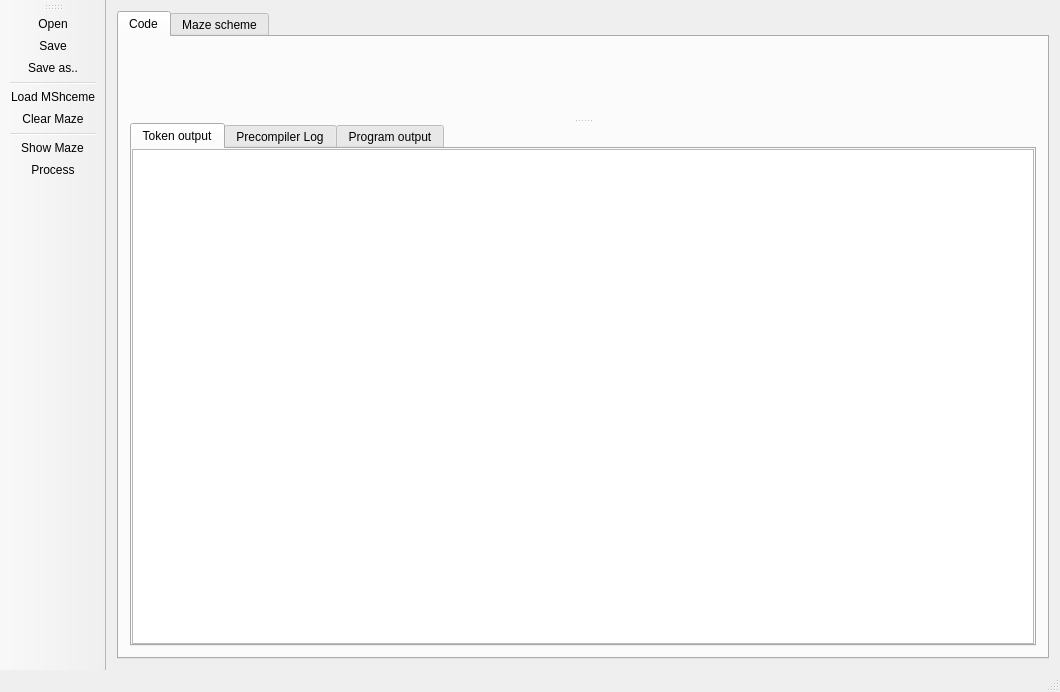
<?xml version="1.0" encoding="UTF-8"?>
<ui version="4.0">
 <class>MainWindow</class>
 <widget class="QMainWindow" name="MainWindow">
  <property name="geometry">
   <rect>
    <x>0</x>
    <y>0</y>
    <width>1060</width>
    <height>692</height>
   </rect>
  </property>
  <property name="sizePolicy">
   <sizepolicy hsizetype="Maximum" vsizetype="Maximum">
    <horstretch>0</horstretch>
    <verstretch>0</verstretch>
   </sizepolicy>
  </property>
  <property name="windowTitle">
   <string>MainWindow</string>
  </property>
  <property name="layoutDirection">
   <enum>Qt::LeftToRight</enum>
  </property>
  <property name="documentMode">
   <bool>true</bool>
  </property>
  <widget class="QWidget" name="centralWidget">
   <property name="sizePolicy">
    <sizepolicy hsizetype="Maximum" vsizetype="Maximum">
     <horstretch>0</horstretch>
     <verstretch>0</verstretch>
    </sizepolicy>
   </property>
   <layout class="QHBoxLayout" name="horizontalLayout_2">
    <item>
     <widget class="QTabWidget" name="tabWidget_2">
      <property name="currentIndex">
       <number>0</number>
      </property>
      <widget class="QWidget" name="codeTab">
       <attribute name="title">
        <string>Code</string>
       </attribute>
       <layout class="QVBoxLayout" name="verticalLayout_2">
        <item>
         <widget class="QSplitter" name="splitter">
          <property name="orientation">
           <enum>Qt::Vertical</enum>
          </property>
          <property name="childrenCollapsible">
           <bool>false</bool>
          </property>
          <widget class="RLCodeBrowser" name="codeBrowser" native="true">
           <property name="sizePolicy">
            <sizepolicy hsizetype="Expanding" vsizetype="Expanding">
             <horstretch>0</horstretch>
             <verstretch>0</verstretch>
            </sizepolicy>
           </property>
           <property name="styleSheet">
            <string notr="true"/>
           </property>
          </widget>
          <widget class="QTabWidget" name="tabWidget">
           <property name="sizePolicy">
            <sizepolicy hsizetype="Expanding" vsizetype="Expanding">
             <horstretch>0</horstretch>
             <verstretch>0</verstretch>
            </sizepolicy>
           </property>
           <property name="focusPolicy">
            <enum>Qt::NoFocus</enum>
           </property>
           <property name="currentIndex">
            <number>0</number>
           </property>
           <property name="movable">
            <bool>true</bool>
           </property>
           <widget class="QWidget" name="tokenOutputTab">
            <property name="enabled">
             <bool>true</bool>
            </property>
            <property name="sizePolicy">
             <sizepolicy hsizetype="Expanding" vsizetype="Expanding">
              <horstretch>0</horstretch>
              <verstretch>0</verstretch>
             </sizepolicy>
            </property>
            <attribute name="title">
             <string>Token output</string>
            </attribute>
            <layout class="QHBoxLayout" name="horizontalLayout">
             <property name="leftMargin">
              <number>0</number>
             </property>
             <property name="topMargin">
              <number>0</number>
             </property>
             <property name="rightMargin">
              <number>0</number>
             </property>
             <property name="bottomMargin">
              <number>0</number>
             </property>
             <item>
              <widget class="QTextEdit" name="tokenOutput">
               <property name="maximumSize">
                <size>
                 <width>16777215</width>
                 <height>16777215</height>
                </size>
               </property>
               <property name="focusPolicy">
                <enum>Qt::ClickFocus</enum>
               </property>
               <property name="styleSheet">
                <string notr="true">font: 11pt &quot;Ubuntu Mono&quot;;</string>
               </property>
              </widget>
             </item>
            </layout>
           </widget>
           <widget class="QWidget" name="precompilerOutputTab">
            <property name="sizePolicy">
             <sizepolicy hsizetype="Expanding" vsizetype="Expanding">
              <horstretch>0</horstretch>
              <verstretch>0</verstretch>
             </sizepolicy>
            </property>
            <property name="styleSheet">
             <string notr="true"/>
            </property>
            <attribute name="title">
             <string>Precompiler Log</string>
            </attribute>
            <layout class="QVBoxLayout" name="verticalLayout">
             <property name="spacing">
              <number>0</number>
             </property>
             <property name="sizeConstraint">
              <enum>QLayout::SetMinimumSize</enum>
             </property>
             <property name="leftMargin">
              <number>0</number>
             </property>
             <property name="topMargin">
              <number>0</number>
             </property>
             <property name="rightMargin">
              <number>0</number>
             </property>
             <property name="bottomMargin">
              <number>0</number>
             </property>
             <item>
              <widget class="QTextBrowser" name="precompilerOutput">
               <property name="maximumSize">
                <size>
                 <width>16777215</width>
                 <height>16777215</height>
                </size>
               </property>
               <property name="focusPolicy">
                <enum>Qt::ClickFocus</enum>
               </property>
               <property name="styleSheet">
                <string notr="true">font: 11pt &quot;Ubuntu Mono&quot;;</string>
               </property>
               <property name="readOnly">
                <bool>true</bool>
               </property>
              </widget>
             </item>
            </layout>
           </widget>
           <widget class="QWidget" name="programOutputTab">
            <property name="sizePolicy">
             <sizepolicy hsizetype="Expanding" vsizetype="Expanding">
              <horstretch>0</horstretch>
              <verstretch>0</verstretch>
             </sizepolicy>
            </property>
            <attribute name="title">
             <string>Program output</string>
            </attribute>
            <layout class="QHBoxLayout" name="horizontalLayout_3">
             <property name="leftMargin">
              <number>0</number>
             </property>
             <property name="topMargin">
              <number>0</number>
             </property>
             <property name="rightMargin">
              <number>0</number>
             </property>
             <property name="bottomMargin">
              <number>0</number>
             </property>
             <item>
              <widget class="QTextBrowser" name="applicationOutput">
               <property name="maximumSize">
                <size>
                 <width>16777215</width>
                 <height>16777215</height>
                </size>
               </property>
               <property name="focusPolicy">
                <enum>Qt::ClickFocus</enum>
               </property>
               <property name="styleSheet">
                <string notr="true">font: 11pt &quot;Ubuntu Mono&quot;;</string>
               </property>
               <property name="readOnly">
                <bool>false</bool>
               </property>
              </widget>
             </item>
            </layout>
           </widget>
          </widget>
         </widget>
        </item>
       </layout>
      </widget>
      <widget class="QWidget" name="mazeTab">
       <attribute name="title">
        <string>Maze scheme</string>
       </attribute>
       <layout class="QHBoxLayout" name="horizontalLayout_4">
        <item>
         <widget class="QScrollArea" name="scrollArea">
          <property name="widgetResizable">
           <bool>true</bool>
          </property>
          <widget class="QWidget" name="scrollAreaWidgetContents">
           <property name="geometry">
            <rect>
             <x>0</x>
             <y>0</y>
             <width>897</width>
             <height>564</height>
            </rect>
           </property>
           <layout class="QHBoxLayout" name="horizontalLayout_5">
            <property name="spacing">
             <number>0</number>
            </property>
            <property name="leftMargin">
             <number>0</number>
            </property>
            <property name="topMargin">
             <number>0</number>
            </property>
            <property name="rightMargin">
             <number>0</number>
            </property>
            <property name="bottomMargin">
             <number>0</number>
            </property>
            <item>
             <widget class="QLabel" name="mazeScheme">
              <property name="styleSheet">
               <string notr="true">background-color: rgb(255, 255, 255)</string>
              </property>
              <property name="frameShape">
               <enum>QFrame::NoFrame</enum>
              </property>
              <property name="text">
               <string/>
              </property>
              <property name="alignment">
               <set>Qt::AlignCenter</set>
              </property>
             </widget>
            </item>
           </layout>
          </widget>
         </widget>
        </item>
       </layout>
      </widget>
     </widget>
    </item>
   </layout>
  </widget>
  <widget class="QMenuBar" name="menuBar">
   <property name="geometry">
    <rect>
     <x>0</x>
     <y>0</y>
     <width>1060</width>
     <height>27</height>
    </rect>
   </property>
   <property name="defaultUp">
    <bool>true</bool>
   </property>
   <property name="nativeMenuBar">
    <bool>true</bool>
   </property>
  </widget>
  <widget class="QStatusBar" name="statusBar"/>
  <widget class="QToolBar" name="toolBar">
   <property name="windowTitle">
    <string>toolBar</string>
   </property>
   <attribute name="toolBarArea">
    <enum>LeftToolBarArea</enum>
   </attribute>
   <attribute name="toolBarBreak">
    <bool>false</bool>
   </attribute>
   <addaction name="actionOpen_RL_file"/>
   <addaction name="actionSave_RL_file"/>
   <addaction name="actionSave_as"/>
   <addaction name="separator"/>
   <addaction name="actionLoad_Maze_Shceme"/>
   <addaction name="actionClear_Maze"/>
   <addaction name="separator"/>
   <addaction name="actionShow_Maze"/>
   <addaction name="actionProcess"/>
  </widget>
  <action name="actionOpen_RL_file">
   <property name="checkable">
    <bool>false</bool>
   </property>
   <property name="text">
    <string>Open</string>
   </property>
   <property name="shortcut">
    <string>Ctrl+O</string>
   </property>
  </action>
  <action name="actionProcess">
   <property name="text">
    <string>Process</string>
   </property>
   <property name="shortcut">
    <string>R</string>
   </property>
  </action>
  <action name="actionSave_RL_file">
   <property name="text">
    <string>Save</string>
   </property>
   <property name="shortcut">
    <string>Ctrl+S</string>
   </property>
  </action>
  <action name="actionSave_as">
   <property name="text">
    <string>Save as..</string>
   </property>
   <property name="shortcut">
    <string>Ctrl+Shift+S</string>
   </property>
  </action>
  <action name="actionShow_Maze">
   <property name="text">
    <string>Show Maze</string>
   </property>
  </action>
  <action name="actionLoad_Maze_Shceme">
   <property name="text">
    <string>Load MShceme</string>
   </property>
  </action>
  <action name="actionClear_Maze">
   <property name="text">
    <string>Clear Maze</string>
   </property>
  </action>
 </widget>
 <layoutdefault spacing="6" margin="11"/>
 <customwidgets>
  <customwidget>
   <class>RLCodeBrowser</class>
   <extends>QWidget</extends>
   <header>rlcodebrowser.h</header>
   <container>1</container>
  </customwidget>
 </customwidgets>
 <resources/>
 <connections/>
</ui>
